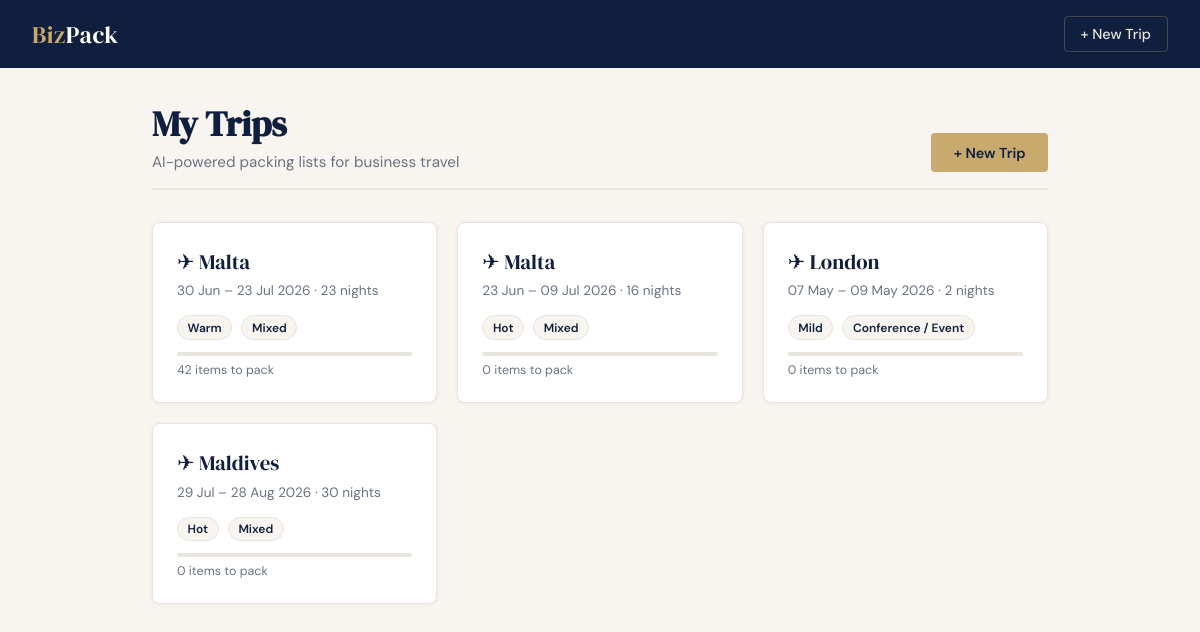
The page / on the database its author committed.
### trips/models.py (models this page shows, shortened)
class Trip(models.Model):
    CLIMATE_CHOICES = [
        ('hot', 'Hot'),
        ('warm', 'Warm'),
        ('mild', 'Mild'),
        ('cold', 'Cold'),
    ]
    MEETING_CHOICES = [
        ('client', 'Client Meetings'),
        ('conference', 'Conference / Event'),
        ('internal', 'Internal Team'),
        ('mixed', 'Mixed'),
    ]
    destination = models.CharField(max_length=200)
    departure_date = models.DateField()
    return_date = models.DateField()
    climate = models.CharField(max_length=20, choices=CLIMATE_CHOICES)
    meeting_type = models.CharField(max_length=20, choices=MEETING_CHOICES)
    notes = models.TextField(blank=True, help_text="Any extra context (e.g. black tie dinner, outdoor site visit)")
    created_at = models.DateTimeField(auto_now_add=True)
    @property
    def duration_nights(self):
        return (self.return_date - self.departure_date).days

### trips/views.py (the view)
# urls.py: path('', views.trip_list, name='trip_list'),
def trip_list(request):
    trips = Trip.objects.all().order_by('-created_at')
    return render(request, 'trips/trip_list.html', {'trips': trips})

### templates/trips/trip_list.html (shortened to what this page needs)
{% extends 'base.html' %}
{% block content %}
<div class="page-header">
  <div>
    <h1>My Trips</h1>
    <p class="subtitle">AI-powered packing lists for business travel</p>
  </div>
  <a href="{% url 'trip_create' %}" class="btn btn-gold">+ New Trip</a>
</div>
{% if trips %}
  <div class="trips-grid">
    {% for trip in trips %}
      <a href="{% url 'trip_detail' trip.pk %}" class="trip-card">
        <div class="trip-destination">✈ {{ trip.destination }}</div>
        <div class="trip-meta">
          {{ trip.departure_date|date:"d M" }} – {{ trip.return_date|date:"d M Y" }}
          · {{ trip.duration_nights }} night{{ trip.duration_nights|pluralize }}
        </div>
        <div style="margin-bottom: 0.75rem;">
          <span class="badge">{{ trip.get_climate_display }}</span>
          <span class="badge">{{ trip.get_meeting_type_display }}</span>
        </div>
        <div class="trip-progress">
        </div>
        <div class="trip-progress-label">{{ trip.items.count }} item{{ trip.items.count|pluralize }} to pack</div>
      </a>
    {% endfor %}
  </div>
{% endif %}
{% endblock %}

### templates/base.html (shortened to what this page needs)
<!DOCTYPE html>
<html lang="en">
<head>
</head>
<body>
  <nav>
    <a href="{% url 'trip_list' %}" class="nav-brand">Biz<span>Pack</span></a>
    <a href="{% url 'trip_create' %}" class="nav-link">+ New Trip</a>
  </nav>
  <div class="container">
    {% block content %}{% endblock %}
  </div>
</body>
</html>

### templates/base.html (style rules this page uses)
*, *::before, *::after { box-sizing: border-box; margin: 0; padding: 0; }
:root { --navy: #0f1f3d; --gold: #c8a96e; --cream: #f8f5f0; --white: #ffffff; --grey: #6b7280; --light: #e8e4de; --green: #2d6a4f; --red: #9b2335; }
body { font-family: 'DM Sans', sans-serif; background: var(--cream); color: var(--navy); min-height: 100vh; }
nav { background: var(--navy); padding: 1rem 2rem; display: flex; align-items: center; justify-content: space-between; }
.nav-brand { font-family: 'DM Serif Display', serif; color: var(--gold); font-size: 1.5rem; text-decoration: none; letter-spacing: 0.02em; }
.nav-brand span { color: var(--white); }
.nav-link { color: var(--light); text-decoration: none; font-size: 0.9rem; font-weight: 500; padding: 0.5rem 1rem; border: 1px solid rgba(200,169,110,0.3); border-radius: 4px; transition: all 0.2s; }
.container { max-width: 960px; margin: 0 auto; padding: 2rem; }
h1 { font-family: 'DM Serif Display', serif; font-size: 2.2rem; color: var(--navy); margin-bottom: 0.25rem; }
.btn { display: inline-block; padding: 0.65rem 1.4rem; border-radius: 4px; font-family: 'DM Sans', sans-serif; font-size: 0.9rem; font-weight: 600; cursor: pointer; text-decoration: none; border: none; transition: all 0.2s; }
.btn-gold { background: var(--gold); color: var(--navy); }

### templates/trips/trip_list.html (style rules this page uses)
.page-header { display: flex; align-items: flex-end; justify-content: space-between; margin-bottom: 2rem; padding-bottom: 1rem; border-bottom: 2px solid var(--light); }
.subtitle { color: var(--grey); font-size: 0.95rem; margin-top: 0.25rem; }
.trips-grid { display: grid; grid-template-columns: repeat(auto-fill, minmax(280px, 1fr)); gap: 1.25rem; }
.trip-card { background: var(--white); border-radius: 8px; border: 1px solid var(--light); padding: 1.5rem; text-decoration: none; color: inherit; display: block; transition: all 0.2s; box-shadow: 0 1px 4px rgba(15,31,61,0.06); }
.trip-destination { font-family: 'DM Serif Display', serif; font-size: 1.3rem; color: var(--navy); margin-bottom: 0.4rem; }
.trip-meta { font-size: 0.85rem; color: var(--grey); margin-bottom: 1rem; }
.trip-progress { height: 4px; background: var(--light); border-radius: 2px; overflow: hidden; margin-bottom: 0.4rem; }
.trip-progress-label { font-size: 0.78rem; color: var(--grey); }
.badge { display: inline-block; padding: 0.2rem 0.6rem; border-radius: 20px; font-size: 0.75rem; font-weight: 600; background: var(--cream); color: var(--navy); border: 1px solid var(--light); margin-right: 0.3rem; }

### rows shown on the page
Trip: destination "Malta", departure_date "30 Jun", return_date "23 Jul 2026", duration_nights "23", climate "Warm", meeting_type "Mixed", items.count "42"
Trip: destination "Malta", departure_date "23 Jun", return_date "09 Jul 2026", duration_nights "16", climate "Hot", meeting_type "Mixed", items.count "0"
Trip: destination "London", departure_date "07 May", return_date "09 May 2026", duration_nights "2", climate "Mild", meeting_type "Conference / Event", items.count "0"
Trip: destination "Maldives", departure_date "29 Jul", return_date "28 Aug 2026", duration_nights "30", climate "Hot", meeting_type "Mixed", items.count "0"
